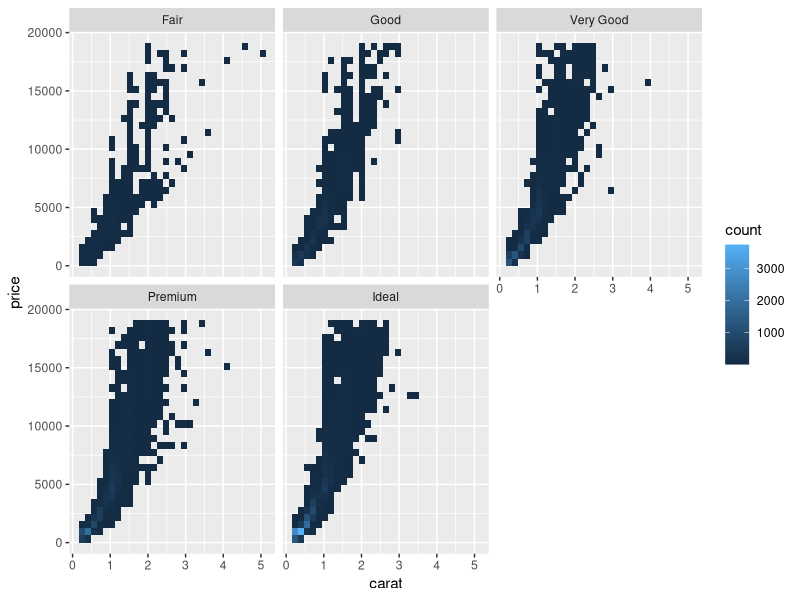
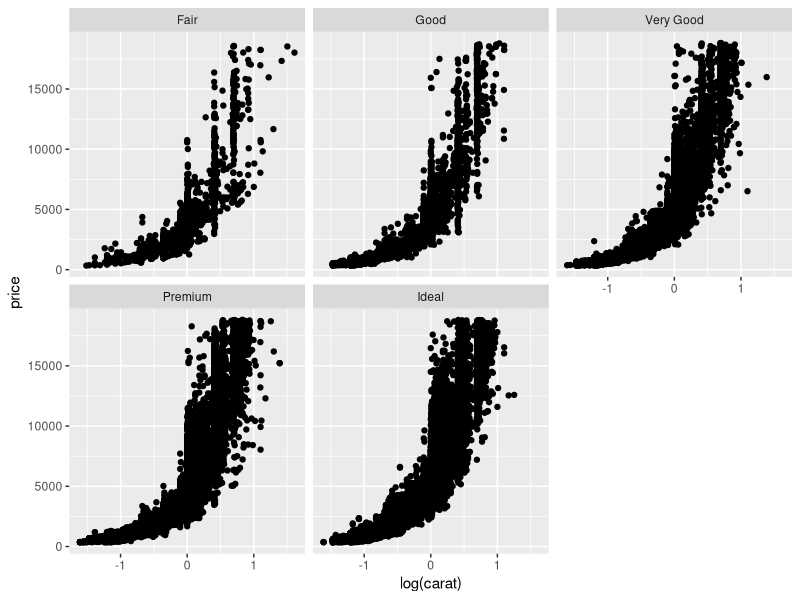
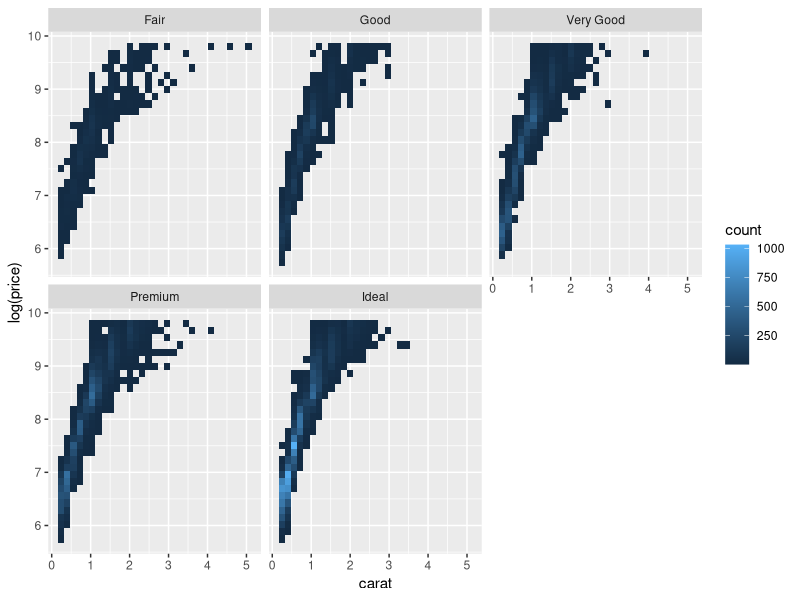
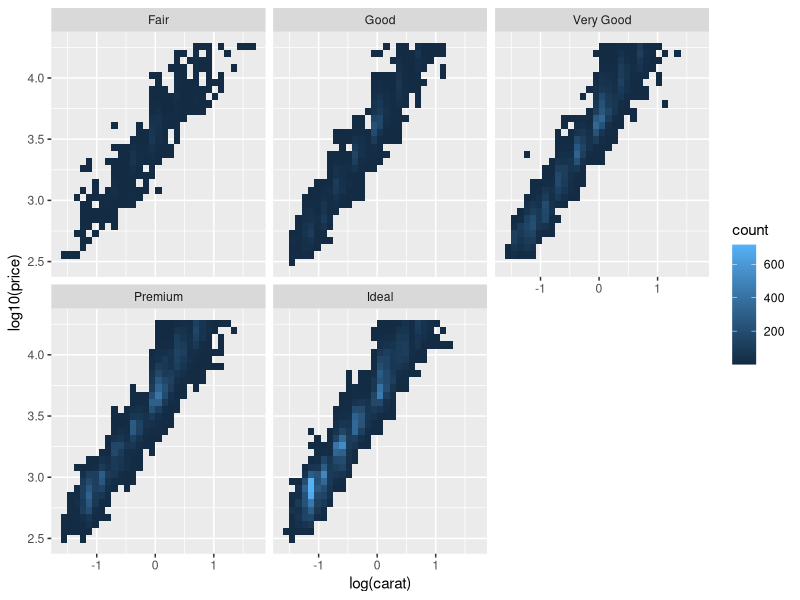
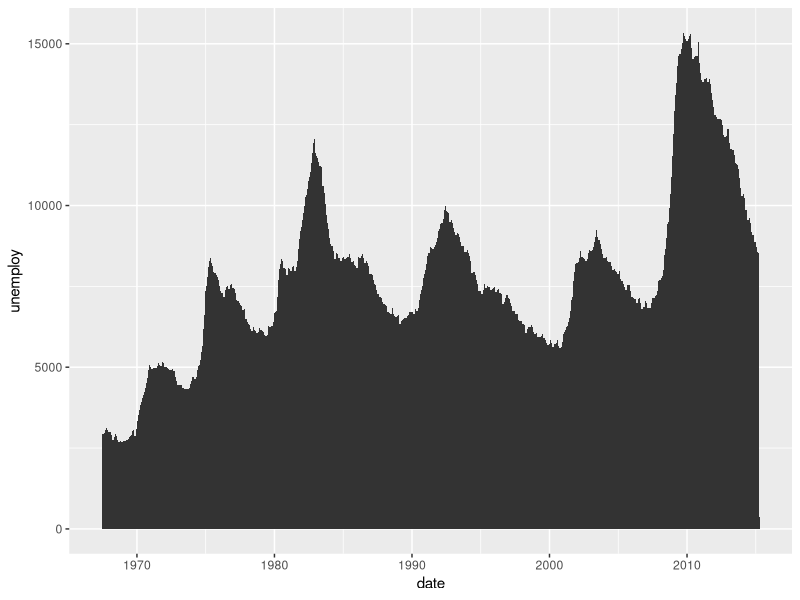
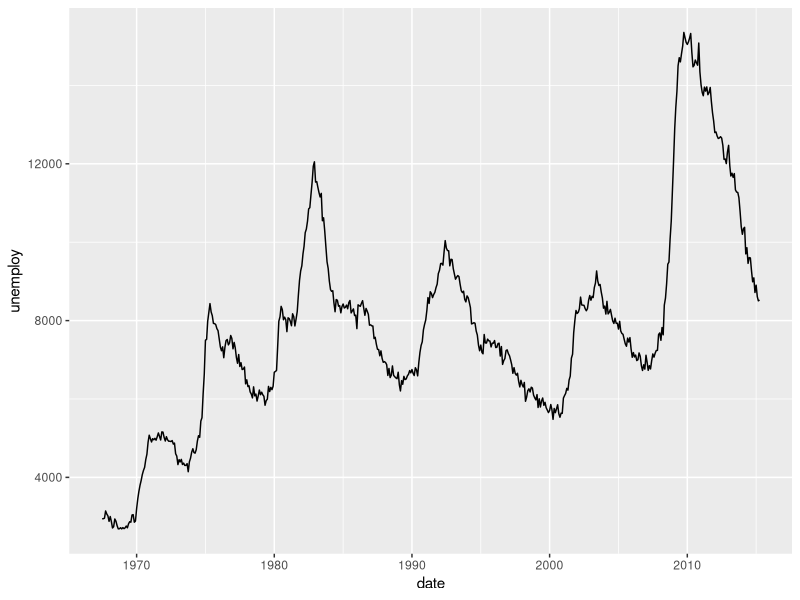

Write the R code that produced these figures, in order.
## ---- chunk 1
library(ggplot2)
data(diamonds)
knitr::kable(head(diamonds),caption="数据概要")

ggplot(diamonds, aes(carat,price)) +
geom_bin2d() +
facet_wrap(~cut, nrow = 2)

ggplot(diamonds, aes(log(carat),price)) +
geom_point() +
facet_wrap(~cut, nrow = 2)

ggplot(diamonds, aes(carat,log(price))) +
geom_bin2d() +
facet_wrap(~cut, nrow = 2)

ggplot(diamonds, aes(log(carat), log10(price))) +
geom_bin2d() +
facet_wrap(~cut, nrow = 2)
## ---- chunk 2
i <- ggplot(economics, aes(date, unemploy))
i + geom_area()

i + geom_line()




